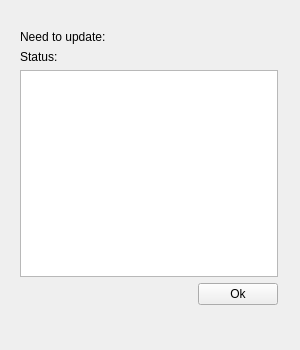
<?xml version="1.0" encoding="UTF-8"?>
<ui version="4.0">
 <class>Form</class>
 <widget class="QWidget" name="Form">
  <property name="geometry">
   <rect>
    <x>0</x>
    <y>0</y>
    <width>300</width>
    <height>350</height>
   </rect>
  </property>
  <property name="sizePolicy">
   <sizepolicy hsizetype="Fixed" vsizetype="Fixed">
    <horstretch>0</horstretch>
    <verstretch>0</verstretch>
   </sizepolicy>
  </property>
  <property name="minimumSize">
   <size>
    <width>300</width>
    <height>350</height>
   </size>
  </property>
  <property name="maximumSize">
   <size>
    <width>300</width>
    <height>350</height>
   </size>
  </property>
  <property name="windowTitle">
   <string>System Status</string>
  </property>
  <widget class="QWidget" name="">
   <property name="geometry">
    <rect>
     <x>20</x>
     <y>30</y>
     <width>258</width>
     <height>275</height>
    </rect>
   </property>
   <layout class="QVBoxLayout" name="verticalLayout">
    <item>
     <layout class="QHBoxLayout" name="horizontalLayout">
      <item>
       <widget class="QLabel" name="label">
        <property name="text">
         <string>Need to update:</string>
        </property>
       </widget>
      </item>
      <item>
       <widget class="QLabel" name="label_2">
        <property name="text">
         <string/>
        </property>
       </widget>
      </item>
     </layout>
    </item>
    <item>
     <widget class="QLabel" name="label_3">
      <property name="text">
       <string>Status:</string>
      </property>
     </widget>
    </item>
    <item>
     <widget class="QTextBrowser" name="textBrowser">
      <property name="html">
       <string>&lt;!DOCTYPE HTML PUBLIC &quot;-//W3C//DTD HTML 4.0//EN&quot; &quot;http://www.w3.org/TR/REC-html40/strict.dtd&quot;&gt;
&lt;html&gt;&lt;head&gt;&lt;meta name=&quot;qrichtext&quot; content=&quot;1&quot; /&gt;&lt;style type=&quot;text/css&quot;&gt;
p, li { white-space: pre-wrap; }
&lt;/style&gt;&lt;/head&gt;&lt;body style=&quot; font-family:'Ubuntu'; font-size:11pt; font-weight:400; font-style:normal;&quot;&gt;
&lt;p style=&quot;-qt-paragraph-type:empty; margin-top:0px; margin-bottom:0px; margin-left:0px; margin-right:0px; -qt-block-indent:0; text-indent:0px;&quot;&gt;&lt;br /&gt;&lt;/p&gt;&lt;/body&gt;&lt;/html&gt;</string>
      </property>
     </widget>
    </item>
    <item>
     <layout class="QHBoxLayout" name="horizontalLayout_2">
      <item>
       <spacer name="horizontalSpacer">
        <property name="orientation">
         <enum>Qt::Horizontal</enum>
        </property>
        <property name="sizeHint" stdset="0">
         <size>
          <width>40</width>
          <height>20</height>
         </size>
        </property>
       </spacer>
      </item>
      <item>
       <widget class="QPushButton" name="pushButton">
        <property name="text">
         <string>Ok</string>
        </property>
       </widget>
      </item>
     </layout>
    </item>
   </layout>
  </widget>
 </widget>
 <resources/>
 <connections/>
</ui>
